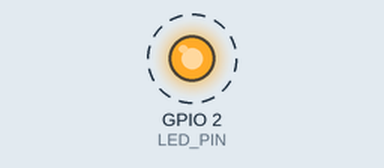
A sketch run on a simulated ESP32. On the bench: output pins drawn as LEDs (lit = HIGH). Dashed ring = blinking. What the sketch prints to the serial monitor is not drawn.

Above: at 0.2 s.
Timing chart, 0 to 3.0 s (numbered marks = the images above):
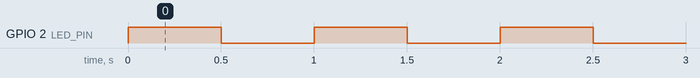

Measured:
- by itself, GPIO 2 (LED_PIN): alternates HIGH for 0.50 s and LOW for 0.50 s

The sketch:

Threads.ino
```cpp
#include "freertos/FreeRTOS.h"
#include "freertos/task.h"

// Using only single core for now
#if CONFIG_FREERTOS_UNICORE
static const BaseType_t app_cpu = 0;
#else
static const BaseType_t app_cpu = 1;
#endif

// Pins
static const uint8_t LED_PIN = 2;

void blink(void *param) {
    pinMode(LED_PIN, OUTPUT);
    digitalWrite(LED_PIN, LOW);
    while(true) {
        digitalWrite(LED_PIN, !digitalRead(2));
        vTaskDelay(500 / portTICK_PERIOD_MS);
    }
}

void setup() {
    Serial.begin(115200);
    Serial.println("Initializing...");

    xTaskCreatePinnedToCore(
        blink,
        "Blink Task",
        1024,
        NULL,
        1,
        NULL,
        app_cpu
    );
}

void loop() {
}
```
